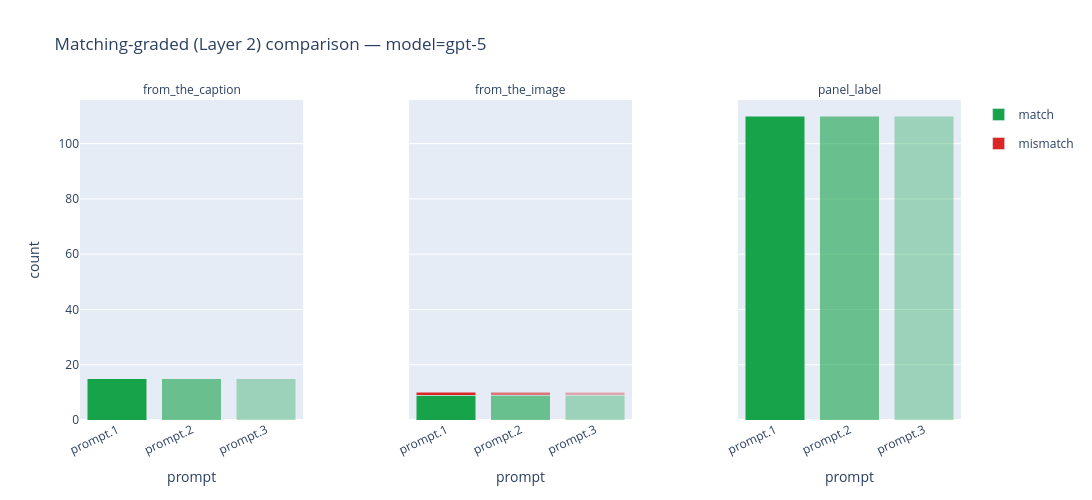

This figure's notebook cell:
### Markdown cell above
### Matching-graded — comparing prompts

Graded string fields only (`match` / `mismatch` stacks).

### Code cell
fig_layer2_graded_prompt = plot_comparison_layer2_graded(
    summaries,
    compare="prompt",
    model=MODEL,
)
fig_layer2_graded_prompt.update_layout(
    height=LAYER2_FIG_HEIGHT,
    width=LAYER2_FIG_WIDTH,
    autosize=True,
)
fig_layer2_graded_prompt.show()

### Figure 1 — Plotly figure (JSON) as saved in the notebook; plotly's stock layout.template omitted (floating-point values rounded to 4 significant figures)
{"data": [{"customdata": [["from_the_caption", "prompt.1"], ["from_the_caption", "prompt.2"], ["from_the_caption", "prompt.3"]], "hovertemplate": "field=%{customdata[0]}<br>prompt=%{customdata[1]}<br>match=%{y}<extra></extra>", "legendgroup": "match", "marker": {"color": "#16a34a", "opacity": [1, 0.6, 0.35]}, "name": "match", "showlegend": true, "type": "bar", "x": ["prompt.1", "prompt.2", "prompt.3"], "xaxis": "x", "y": [15, 15, 15], "yaxis": "y"}, {"customdata": [["from_the_image", "prompt.1"], ["from_the_image", "prompt.2"], ["from_the_image", "prompt.3"]], "hovertemplate": "field=%{customdata[0]}<br>prompt=%{customdata[1]}<br>match=%{y}<extra></extra>", "legendgroup": "match", "marker": {"color": "#16a34a", "opacity": [1, 0.6, 0.35]}, "name": "match", "showlegend": false, "type": "bar", "x": ["prompt.1", "prompt.2", "prompt.3"], "xaxis": "x2", "y": [9, 9, 9], "yaxis": "y2"}, {"customdata": [["from_the_image", "prompt.1"], ["from_the_image", "prompt.2"], ["from_the_image", "prompt.3"]], "hovertemplate": "field=%{customdata[0]}<br>prompt=%{customdata[1]}<br>mismatch=%{y}<extra></extra>", "legendgroup": "mismatch", "marker": {"color": "#dc2626", "opacity": [1, 0.6, 0.35]}, "name": "mismatch", "showlegend": true, "type": "bar", "x": ["prompt.1", "prompt.2", "prompt.3"], "xaxis": "x2", "y": [1, 1, 1], "yaxis": "y2"}, {"customdata": [["panel_label", "prompt.1"], ["panel_label", "prompt.2"], ["panel_label", "prompt.3"]], "hovertemplate": "field=%{customdata[0]}<br>prompt=%{customdata[1]}<br>match=%{y}<extra></extra>", "legendgroup": "match", "marker": {"color": "#16a34a", "opacity": [1, 0.6, 0.35]}, "name": "match", "showlegend": false, "type": "bar", "x": ["prompt.1", "prompt.2", "prompt.3"], "xaxis": "x3", "y": [110, 110, 110], "yaxis": "y3"}], "layout": {"annotations": [{"align": "center", "font": {"size": 12}, "showarrow": false, "text": "from_the_caption", "x": 0.1267, "xanchor": "center", "xref": "paper", "y": 1, "yanchor": "bottom", "yref": "paper"}, {"align": "center", "font": {"size": 12}, "showarrow": false, "text": "from_the_image", "x": 0.5, "xanchor": "center", "xref": "paper", "y": 1, "yanchor": "bottom", "yref": "paper"}, {"align": "center", "font": {"size": 12}, "showarrow": false, "text": "panel_label", "x": 0.8733, "xanchor": "center", "xref": "paper", "y": 1, "yanchor": "bottom", "yref": "paper"}], "autosize": true, "barmode": "stack", "height": 500, "title": {"text": "Matching-graded (Layer 2) comparison — model=gpt-5"}, "width": 1200, "xaxis": {"anchor": "y", "domain": [0, 0.2533], "tickangle": -25, "title": {"text": "prompt"}}, "xaxis2": {"anchor": "y2", "domain": [0.3733, 0.6267], "tickangle": -25, "title": {"text": "prompt"}}, "xaxis3": {"anchor": "y3", "domain": [0.7467, 1], "tickangle": -25, "title": {"text": "prompt"}}, "yaxis": {"anchor": "x", "domain": [0, 1], "rangemode": "tozero", "title": {"text": "count"}}, "yaxis2": {"anchor": "x2", "domain": [0, 1], "matches": "y", "showticklabels": false}, "yaxis3": {"anchor": "x3", "domain": [0, 1], "matches": "y", "showticklabels": false}}}
